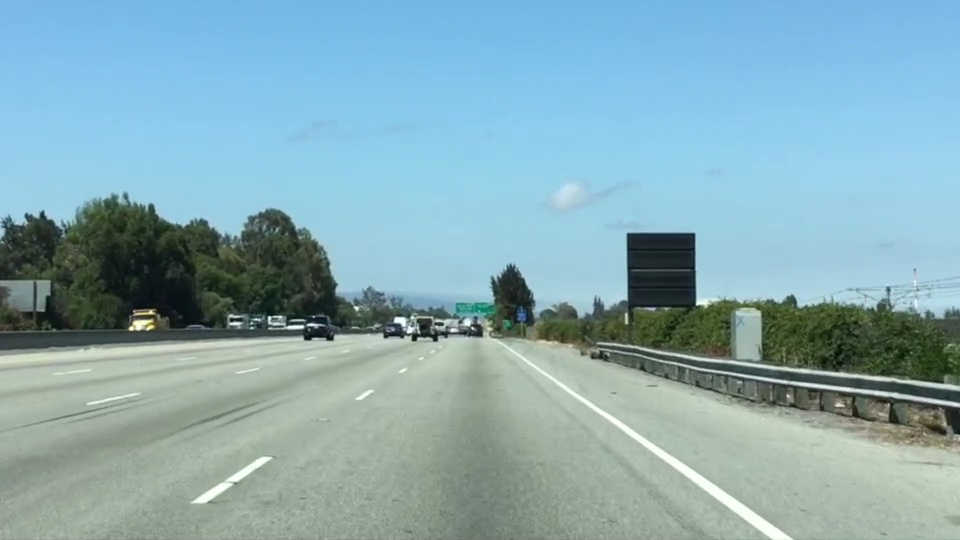
#> input picture ex01_finding_lane_lines/test.jpg, 960 x 540 px
$ jupyter execute Finding_Lane_Lines.ipynb   (shell and % lines are left out)
#> lines starting #> are read from the running program, lines starting #| are printed output that depends on the picture; after the words box and inside, x2 and y2 are one past the last pixel; in counts of white or black regions, pixels touching at a corner belong together
# 1.Color Selection

# 2.Region Masking

# 3.Color and Region Combined

# 4.Canny Edge Detection

# 5.Hough Transform to Find Lane Lines

### 1.Color Selection

[cell 1]
import matplotlib.pyplot as plt
import matplotlib.image as mpimg
import numpy as np
import cv2


# Read in the image
image = mpimg.imread('test.jpg')
#> image is the input picture: shape (540, 960, 3); mean R, G, B 135.5, 171.1, 179.2

# Grab the x and y size and make a copy of the image
ysize = image.shape[0]
#> ysize = 540
xsize = image.shape[1]
#> xsize = 960
color_select = np.copy(image)

# Define color selection criteria
###### MODIFY THESE VARIABLES TO MAKE YOUR COLOR SELECTION
red_threshold = 200
green_threshold = 200
blue_threshold = 200
######

rgb_threshold = [red_threshold, green_threshold, blue_threshold]

# Do a boolean or with the "|" character to identify
# pixels below the thresholds
thresholds = (image[:,:,0] < rgb_threshold[0]) \
            | (image[:,:,1] < rgb_threshold[1]) \
            | (image[:,:,2] < rgb_threshold[2])
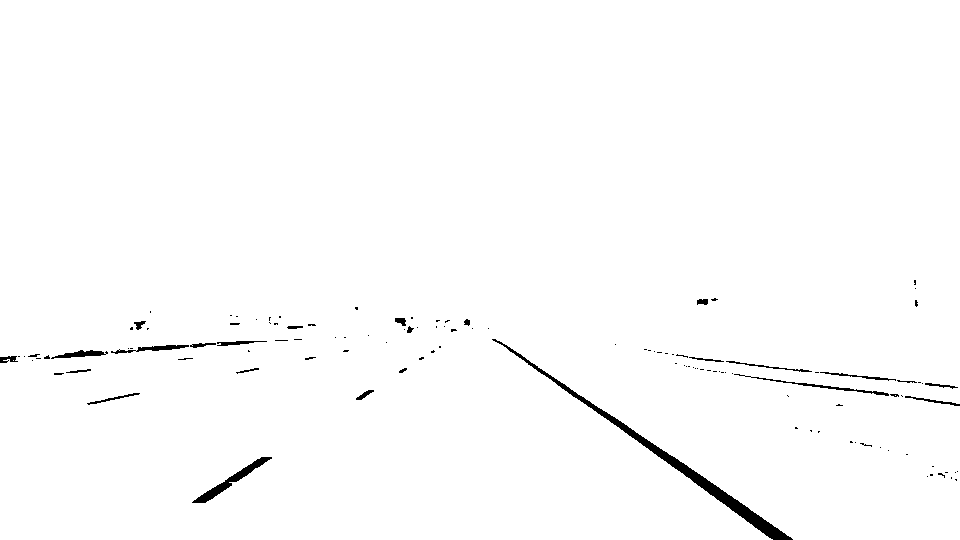
#> thresholds: shape (540, 960) bool; 98.9% white; 121 black regions (95 under 20 px), largest, box (x1, y1, x2, y2) and area: (492, 339, 793, 540) 2493, (192, 457, 272, 503) 624, (734, 374, 889, 396) 302
# print(thresholds)
color_select[thresholds] = [0,0,0]

# Display the image
plt.imshow(color_select)

# Uncomment the following code if you are running the code locally and wish to save the image
# mpimg.imsave("test-after.png", color_select)

### 2.Region Masking

[cell 2]
# Read in the image and print some stats
image = mpimg.imread('test.jpg')
print('This image is: ', type(image),
         'with dimensions:', image.shape)
#| This image is:  <class 'numpy.ndarray'> with dimensions: (540, 960, 3)

# Pull out the x and y sizes and make a copy of the image
ysize = image.shape[0]
xsize = image.shape[1]
region_select = np.copy(image)

# Define a triangle region of interest
# Keep in mind the origin (x=0, y=0) is in the upper left in image processing
# Note: if you run this code, you'll find these are not sensible values!!
# But you'll get a chance to play with them soon in a quiz
left_bottom = [80, 539]
right_bottom = [800, 539]
apex = [500, 310]

# Fit lines (y=Ax+B) to identify the  3 sided region of interest
# np.polyfit() returns the coefficients [A, B] of the fit
fit_left = np.polyfit((left_bottom[0], apex[0]), (left_bottom[1], apex[1]), 1)
fit_right = np.polyfit((right_bottom[0], apex[0]), (right_bottom[1], apex[1]), 1)
fit_bottom = np.polyfit((left_bottom[0], right_bottom[0]), (left_bottom[1], right_bottom[1]), 1)

# Find the region inside the lines
XX, YY = np.meshgrid(np.arange(0, xsize), np.arange(0, ysize))
region_thresholds = (YY > (XX*fit_left[0] + fit_left[1])) & \
                    (YY > (XX*fit_right[0] + fit_right[1])) & \
                    (YY < (XX*fit_bottom[0] + fit_bottom[1]))

# Color pixels red which are inside the region of interest
region_select[region_thresholds] = [255, 0, 0]
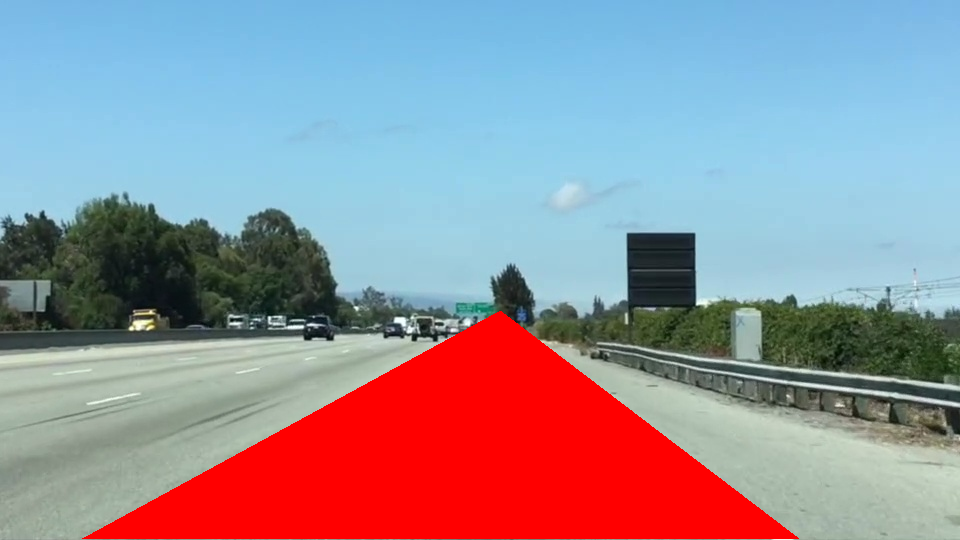
#> region_select: shape (540, 960, 3); 15.83% of pixels changed, all inside (x1, y1, x2, y2) = (82, 311, 799, 539)

# Display the image
plt.imshow(region_select)

### 3.Color and Region Combined

[cell 3]
# Read in the image and print some stats
image = mpimg.imread('test.jpg')
print('This image is: ', type(image),
         'with dimensions:', image.shape)
#| This image is:  <class 'numpy.ndarray'> with dimensions: (540, 960, 3)

# Pull out the x and y sizes and make a copy of the image
ysize = image.shape[0]
xsize = image.shape[1]
color_select = np.copy(image)
line_image = np.copy(image)

# Define a triangle region of interest
# Keep in mind the origin (x=0, y=0) is in the upper left in image processing
# Note: if you run this code, you'll find these are not sensible values!!
# But you'll get a chance to play with them soon in a quiz
left_bottom = [80, 539]
right_bottom = [820, 539]
apex = [475, 310]

# Fit lines (y=Ax+B) to identify the  3 sided region of interest
# np.polyfit() returns the coefficients [A, B] of the fit
fit_left = np.polyfit((left_bottom[0], apex[0]), (left_bottom[1], apex[1]), 1)
fit_right = np.polyfit((right_bottom[0], apex[0]), (right_bottom[1], apex[1]), 1)
fit_bottom = np.polyfit((left_bottom[0], right_bottom[0]), (left_bottom[1], right_bottom[1]), 1)

# Mask pixels below the threshold
color_thresholds = (image[:,:,0] < rgb_threshold[0]) | \
                    (image[:,:,1] < rgb_threshold[1]) | \
                    (image[:,:,2] < rgb_threshold[2])

# Find the region inside the lines
XX, YY = np.meshgrid(np.arange(0, xsize), np.arange(0, ysize))
region_thresholds = (YY > (XX*fit_left[0] + fit_left[1])) & \
                    (YY > (XX*fit_right[0] + fit_right[1])) & \
                    (YY < (XX*fit_bottom[0] + fit_bottom[1]))

# Mask color selection
color_select[color_thresholds] = [0,0,0]
# Find where image is both colored right and in the region
line_image[~color_thresholds & region_thresholds] = [255,0,0]
#> line_image: shape (540, 960, 3); 0.63% of pixels changed, all inside (x1, y1, x2, y2) = (192, 319, 792, 539)

# # Display our two output images
# plt.imshow(color_select)
# plt.imshow(line_image)

# Display the image and show region and color selections
plt.imshow(image)
x = [left_bottom[0], right_bottom[0], apex[0], left_bottom[0]]
y = [left_bottom[1], right_bottom[1], apex[1], left_bottom[1]]
plt.plot(x, y, 'b--', lw=4)
plt.imshow(color_select)
plt.imshow(line_image)
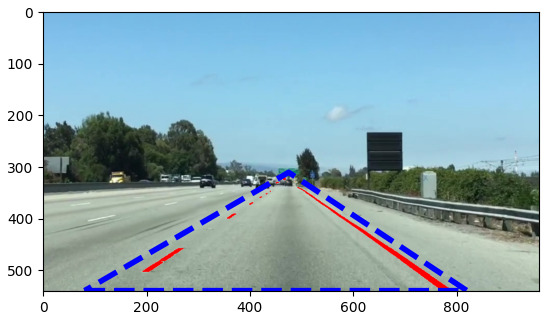
#> figure drawn by matplotlib, 1 panel

## Finding Lines of Any Color
----

### 4.Canny Edge Detection

[cell 4]
image = mpimg.imread('exit-ramp.jpg')
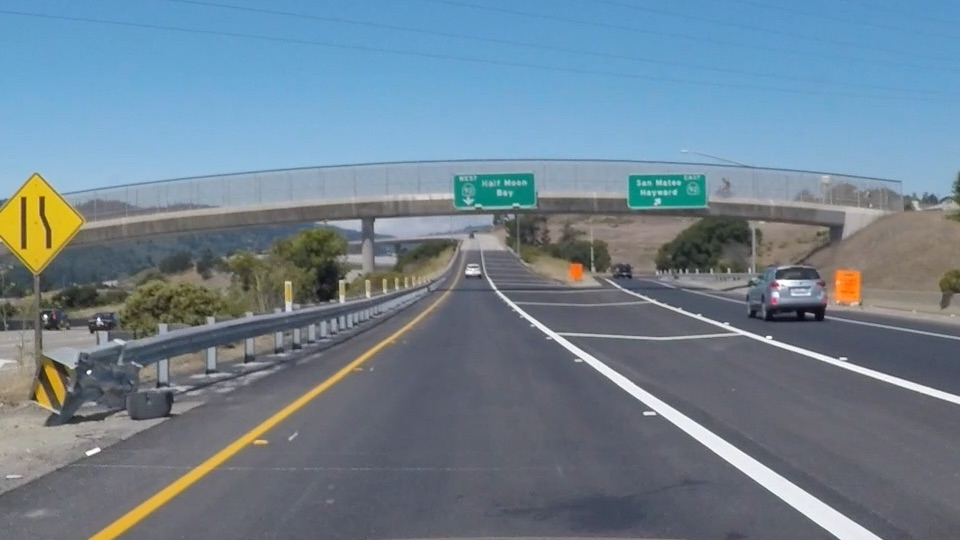
#> input picture ex01_finding_lane_lines/exit-ramp.jpg, 960 x 540 px
#> image is the input picture: shape (540, 960, 3); mean R, G, B 111.3, 130.2, 144.4
plt.imshow(image)

[cell 5]
gray = cv2.cvtColor(image, cv2.COLOR_RGB2GRAY) #grayscale conversion
plt.imshow(gray, cmap='gray')

[cell 6]
# [6 lines of commented-out code are left out]
image = mpimg.imread('solidYellowLeft.jpg')
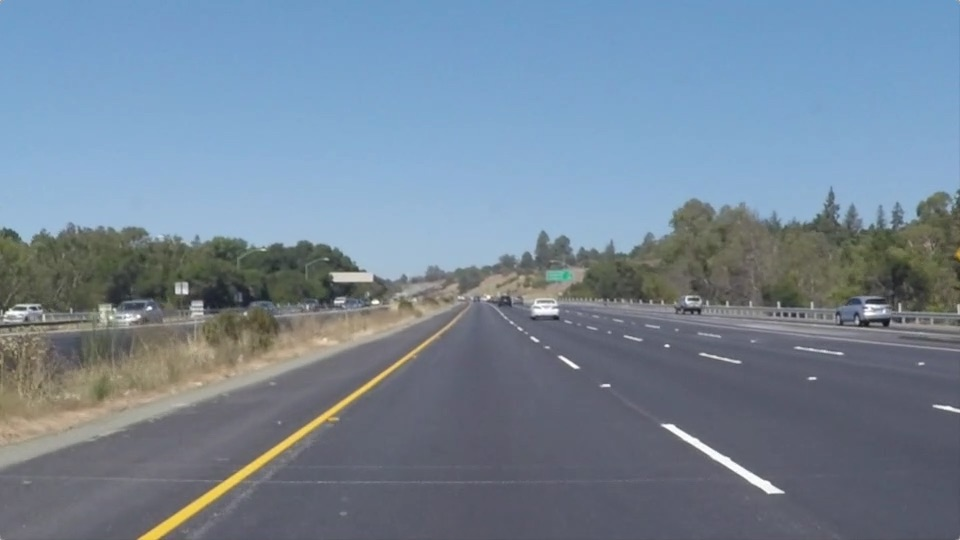
#> input picture ex01_finding_lane_lines/solidYellowLeft.jpg, 960 x 540 px
#> image is the input picture: shape (540, 960, 3); mean R, G, B 116.5, 133.6, 150.8
# image = mpimg.imread('whiteCarLaneSwitch.jpg')
gray = cv2.cvtColor(image, cv2.COLOR_RGB2GRAY)

# Define a kernel size for Gaussian smoothing / blurring
# Note: this step is optional as cv2.Canny() applies a 5x5 Gaussian internally
kernel_size = 5
blur_gray = cv2.GaussianBlur(gray,(kernel_size, kernel_size), 0)

# plt.subplot(1,2,1)
plt.imshow(blur_gray)

[cell 7]
# Define parameters for Canny and run it
# NOTE: if you try running this code you might want to change these!
# low_threshold = 100
# high_threshold = 200
low_threshold = 100#50
high_threshold = 200#150
edges = cv2.Canny(blur_gray, low_threshold, high_threshold)
#> edges: shape (540, 960); 1.1% white in thin lines or dots, all inside (x1, y1, x2, y2) = (0, 187, 960, 540)

# Display the image
# plt.subplot(1,2,2)
# plt.imshow(edges, cmap='Greys_r')

[cell 8]
plt.imshow(edges, cmap='Greys_r')

### 5.Hough Transform to Find Lane Lines

[cell 9]
# [9 lines of commented-out code are left out]
image = mpimg.imread('challenge_293.jpg')
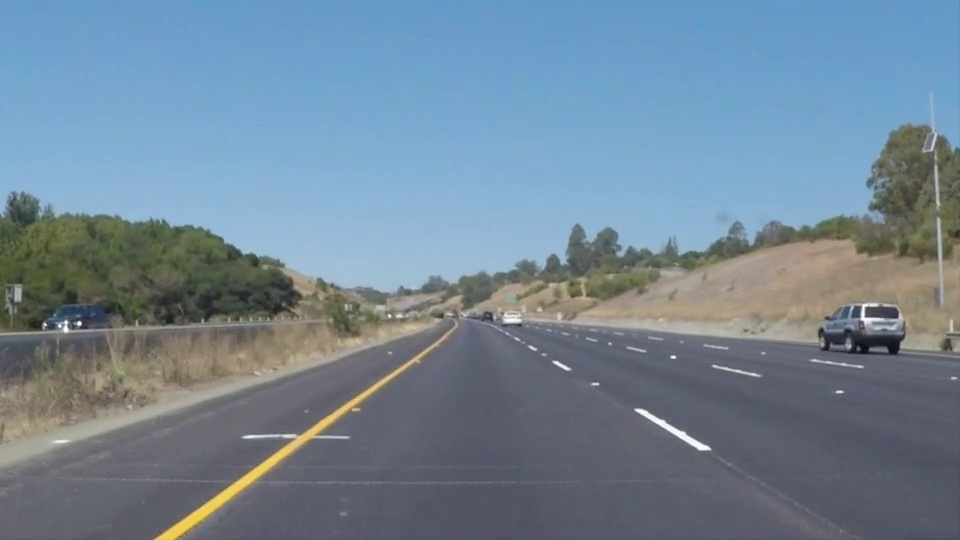
#> input picture ex01_finding_lane_lines/challenge_293.jpg, 960 x 540 px
#> image is the input picture: shape (540, 960, 3); mean R, G, B 113.9, 133.9, 150.1
gray = cv2.cvtColor(image,cv2.COLOR_RGB2GRAY)
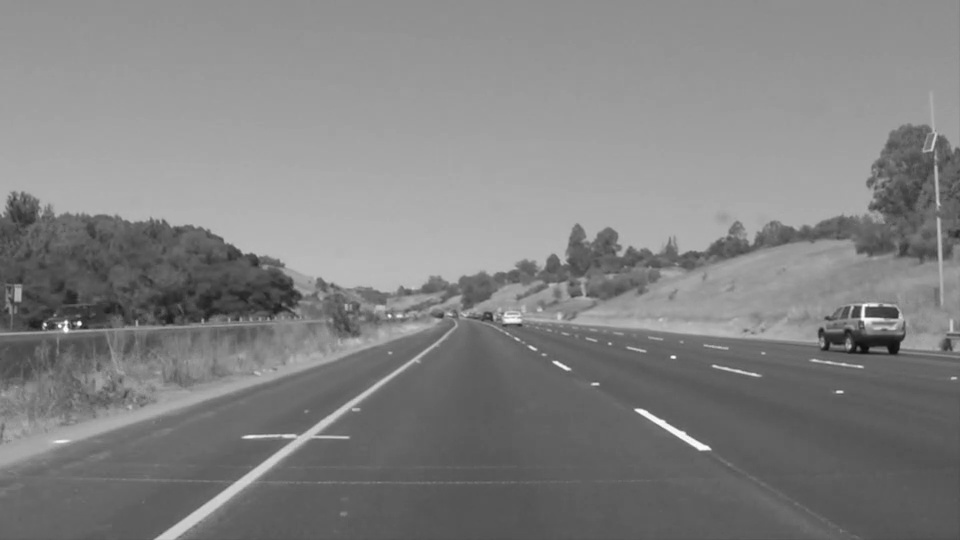
#> gray: shape (540, 960); min 11, max 255, mean 129.7

# Define a kernel size and apply Gaussian smoothing
# kernel_size = 13#5
kernel_size = 13#5
blur_gray = cv2.GaussianBlur(gray,(kernel_size, kernel_size),0)

# Define our parameters for Canny and apply
# low_threshold = 28#50
# high_threshold = 115#150

low_threshold = 50#50
high_threshold = 150#150

edges = cv2.Canny(blur_gray, low_threshold, high_threshold)
#> edges: shape (540, 960); 0.44% white in thin lines or dots, all inside (x1, y1, x2, y2) = (0, 205, 907, 540)

# Next we'll create a masked edges image using cv2.fillPoly()
mask = np.zeros_like(edges)
ignore_mask_color = 255

# This time we are defining a four sided polygon to mask
imshape = image.shape
#> imshape = (540, 960, 3)
# vertices = np.array([[(0,imshape[0]),(0, 200), (imshape[1], 200), (imshape[1],imshape[0])]], dtype=np.int32)
#兴趣区域选择很重要
# vertices = np.array([[(0,imshape[0]),(430, 320), (510, 320), (imshape[1],imshape[0])]], dtype=np.int32)
vertices = np.array([[(60,imshape[0]),(430, 320), (510, 320), (imshape[1] - 60,imshape[0])]], dtype=np.int32)
#填充多边形
cv2.fillPoly(mask, vertices, ignore_mask_color)
#> mask: shape (540, 960); 19.6% white; 1 white region, box (x1, y1, x2, y2) and area: (61, 320, 900, 540) 101360
interest_section = np.copy(mask)#感兴趣的区域

# 对图像（灰度图像或彩色图像均可）每个像素值进行二进制“与”操作
masked_edges = cv2.bitwise_and(edges, mask)
#> masked_edges: shape (540, 960); 0.26% white in thin lines or dots, all inside (x1, y1, x2, y2) = (155, 320, 711, 540)

# Define the Hough transform parameters
# Make a blank the same size as our image to draw on
# rho = 1 # distance resolution in pixels of the Hough grid
rho = 1
theta = np.pi/180 # angular resolution in radians of the Hough grid
# threshold = 20     # minimum number of votes (intersections in Hough grid cell)
threshold = 15#15
# min_line_length = 10 #minimum number of pixels making up a line
min_line_length = 60#
max_line_gap = 200   # maximum gap in pixels between connectable line segments
line_image = np.copy(image)*0 # creating a blank to draw lines on
#> line_image: shape (540, 960, 3); every value is 0

# Run Hough on edge detected image
# Output "lines" is an array containing endpoints of detected line segments
lines = cv2.HoughLinesP(masked_edges, rho, theta, threshold, np.array([]),
                            min_line_length, max_line_gap)
#> lines = 13 rows, first 6: [155, 537, 442, 336], [243, 487, 450, 336], [157, 537, 419, 353], [176, 537, 422, 358], [555, 360, 700, 450], [260, 463, 446, 332]

# Iterate over the output "lines" and draw lines on a blank image
i=0
for line in lines:
    for x1,y1,x2,y2 in line:
        if i%3 == 0:
            cv2.line(line_image,(x1,y1),(x2,y2),(255,0,0),3)
        if i%3 == 1:
            cv2.line(line_image,(x1,y1),(x2,y2),(0,255,0),3)
        if i%3 == 2:
            cv2.line(line_image,(x1,y1),(x2,y2),(0,0,255),3)
    i += 1
#> this loop made 13 passes
#> line on passes 1 to 12: [[155, 537, 442, 336]], [[243, 487, 450, 336]], [[157, 537, 419, 353]], [[176, 537, 422, 358]], [[555, 360, 700, 450]], [[260, 463, 446, 332]], [[560, 361, 709, 447]], [[246, 434, 316, 433]], [[560, 367, 697, 449]], [[176, 538, 418, 362]], [[553, 364, 708, 449]], [[340, 415, 443, 342]]
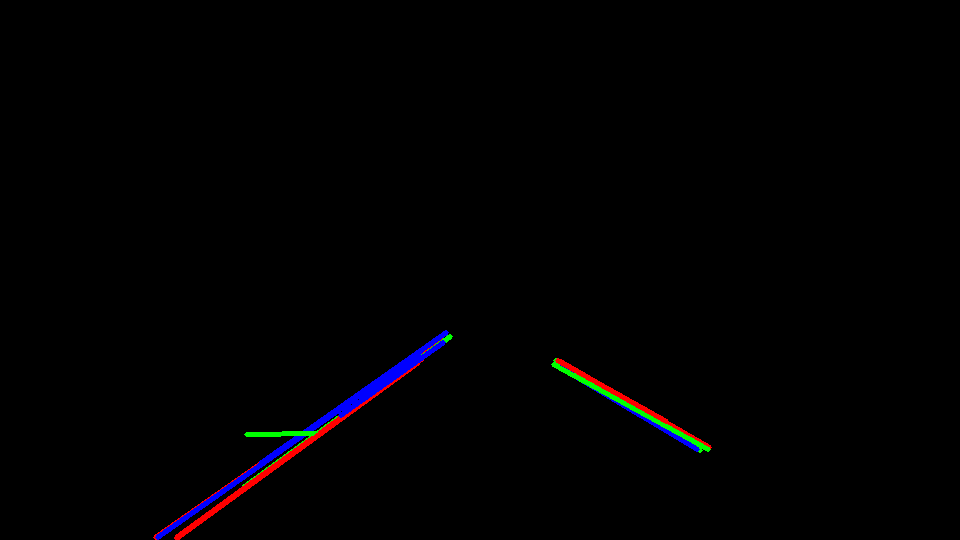
#> line_image: shape (540, 960, 3); mean R, G, B 1.2, 0.7, 1.5
#> after the loop, i = 13

# Create a "color" binary image to combine with line image
color_edges = np.dstack((edges, edges, edges))

# Draw the lines on the edge image
#图像叠加or图像混合加权
lines_edges = cv2.addWeighted(color_edges, 0.8, line_image, 1, 0)
lines_edges2 = cv2.addWeighted(image, 0.8, line_image, 1, 0)
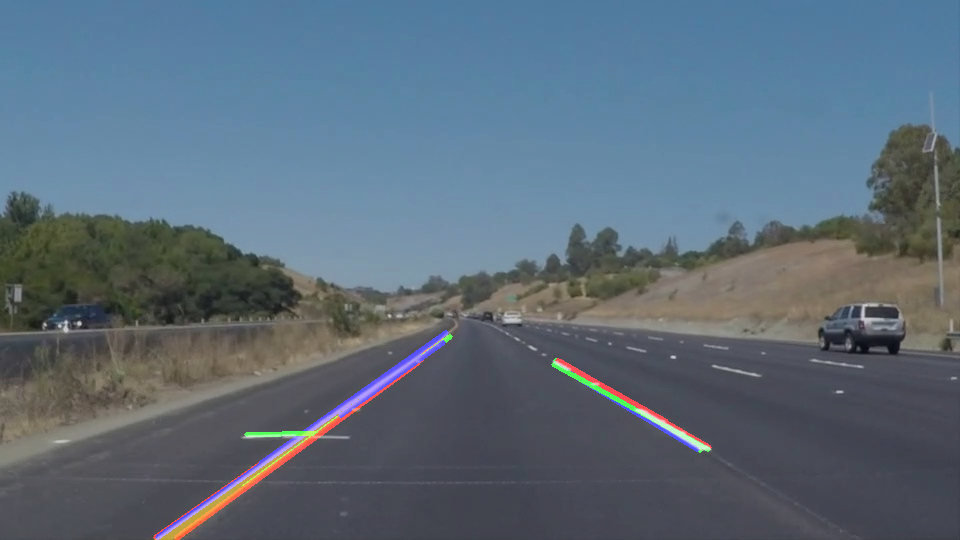
#> lines_edges2: shape (540, 960, 3); mean R, G, B 91.8, 107.4, 121
# plt.imshow(lines_edges)
# plt.imshow(line_image)
print(vertices)
#| [[[ 60 540]
#|   [430 320]
#|   [510 320]
#|   [900 540]]]
plt.imshow(interest_section)
